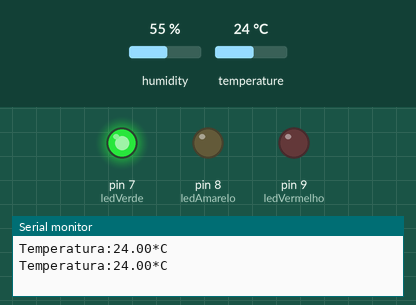
Simulated run of this sketch. Board: Arduino Uno, built with avr-gcc and run on an emulated ATmega328P. Parts: output pins drawn as LEDs (lit = HIGH), the last lines printed to the serial monitor. The test bench sets the inputs (shaded band); at power-on: temperature 24 °C, humidity 55 %.

Above: at 2.8 s.
2.9 s: temperature set to 26 °C
At 4.8 s:
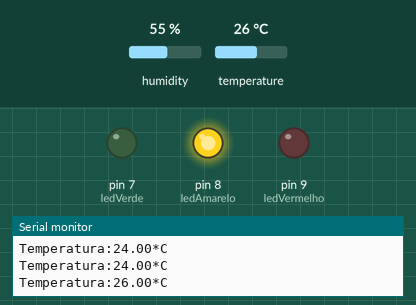
5.6 s: temperature set to 28 °C
8.3 s: temperature set to 31 °C
At 10.8 s:
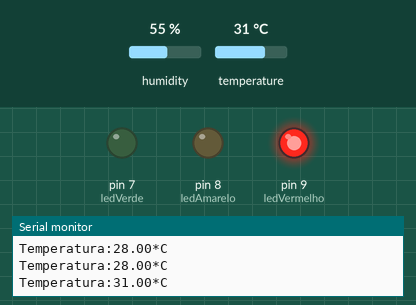
11.6 s: temperature set to 12 °C
At 13.2 s:
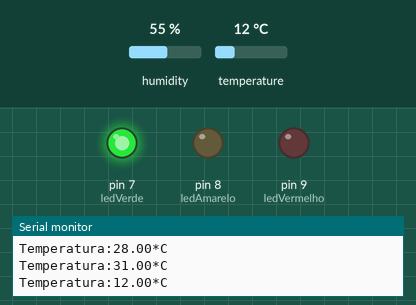
14.3 s: temperature set to 33 °C
At 16.8 s:
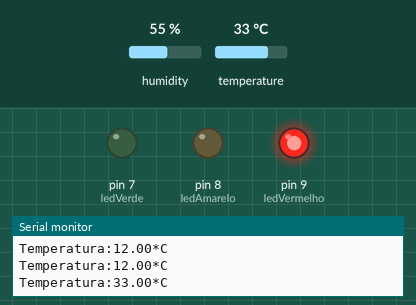
Timing chart, 0 to 18.3 s (numbered marks = the images above; inputs shaded):
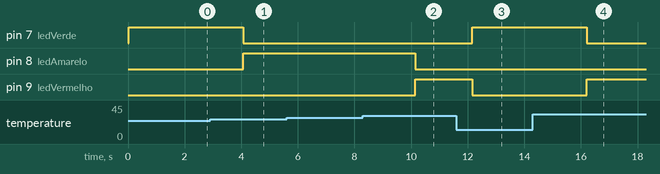

Measured:
- the behaviour switches between 24 and 25 °C on temperature (found by bisection; images 0 and 1)
- the behaviour switches between 29 and 30 °C on temperature (found by bisection; images 1 and 2)
- after the input at 2.9 s, pin 7 (ledVerde): HIGH → LOW after 1.2 s; pin 8 (ledAmarelo): LOW → HIGH after 1.2 s
- after the input at 8.3 s, pin 8 (ledAmarelo): HIGH → LOW after 1.8 s; pin 9 (ledVermelho): LOW → HIGH after 1.8 s
- after the input at 11.6 s, pin 7 (ledVerde): LOW → HIGH after 0.57 s; pin 9 (ledVermelho): HIGH → LOW after 0.57 s
- after the input at 14.3 s, pin 7 (ledVerde): HIGH → LOW after 1.9 s; pin 9 (ledVermelho): LOW → HIGH after 1.9 s

The sketch:

Projeto.ino
```cpp
#include "DHT.h"

#define DHTPIN A1
#define DHTTYPE DHT11
DHT dht(DHTPIN, DHTTYPE);

const int ledVerde = 7;
const int ledAmarelo = 8;
const int ledVermelho = 9;

void setup() {
  Serial.begin(9600);
  dht.begin();

  pinMode(ledVerde, OUTPUT);
  pinMode(ledAmarelo, OUTPUT);
  pinMode(ledVermelho, OUTPUT);

  digitalWrite(ledVerde, LOW);
  digitalWrite(ledAmarelo, LOW);
  digitalWrite(ledVermelho, LOW);
}

void loop() {
  float t = dht.readTemperature();
  float h = dht.readHumidity();

  if (!isnan(t) && !isnan(h)) {
    Serial.print("Temperatura:");
    Serial.print(t);
    Serial.println("*C");
  } else {
    Serial.println("Erro leitura DHT");
  }

  // LEDs indicam a faixa de temperatura
  if (t < 25) {
    digitalWrite(ledVerde, HIGH);
    digitalWrite(ledAmarelo, LOW);
    digitalWrite(ledVermelho, LOW);
  } else if (t >= 25 && t < 30) {
    digitalWrite(ledVerde, LOW);
    digitalWrite(ledAmarelo, HIGH);
    digitalWrite(ledVermelho, LOW);
  } else {
    digitalWrite(ledVerde, LOW);
    digitalWrite(ledAmarelo, LOW);
    digitalWrite(ledVermelho, HIGH);
  }

  delay(2000); // Atualiza a cada 2 segundos
}
```
